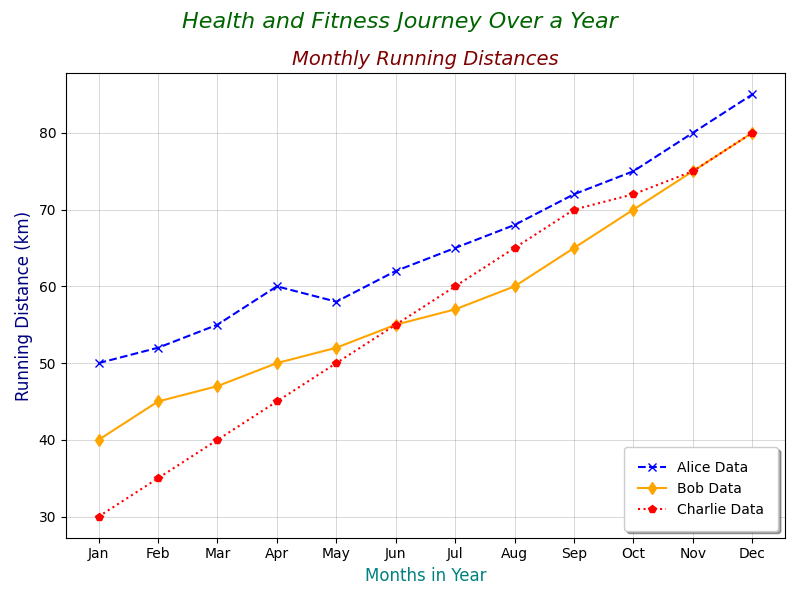

Write the Python code that produced this figure.
import matplotlib.pyplot as plt
import numpy as np

months = np.array(['Jan', 'Feb', 'Mar', 'Apr', 'May', 'Jun', 'Jul', 'Aug', 'Sep', 'Oct', 'Nov', 'Dec'])

alice_running = [50, 52, 55, 60, 58, 62, 65, 68, 72, 75, 80, 85]
bob_running = [40, 45, 47, 50, 52, 55, 57, 60, 65, 70, 75, 80]
charlie_running = [30, 35, 40, 45, 50, 55, 60, 65, 70, 72, 75, 80]

fig, ax1 = plt.subplots(figsize=(8, 6))
fig.suptitle('Health and Fitness Journey Over a Year', fontsize=16, style='italic', color='darkgreen')

ax1.plot(months, alice_running, marker='x', linestyle='--', color='blue', label='Alice Data')
ax1.plot(months, bob_running, marker='d', linestyle='-', color='orange', label='Bob Data')
ax1.plot(months, charlie_running, marker='p', linestyle=':', color='red', label='Charlie Data')

ax1.set_title('Monthly Running Distances', fontsize=14, style='oblique', color='maroon')
ax1.set_xlabel('Months in Year', fontsize=12, color='teal')
ax1.set_ylabel('Running Distance (km)', fontsize=12, color='navy')
ax1.grid(color='gray', linestyle='-', linewidth=0.7, alpha=0.3)
ax1.legend(loc='lower right', fontsize=10, frameon=True, shadow=True, borderpad=1)

plt.tight_layout()
plt.show()
